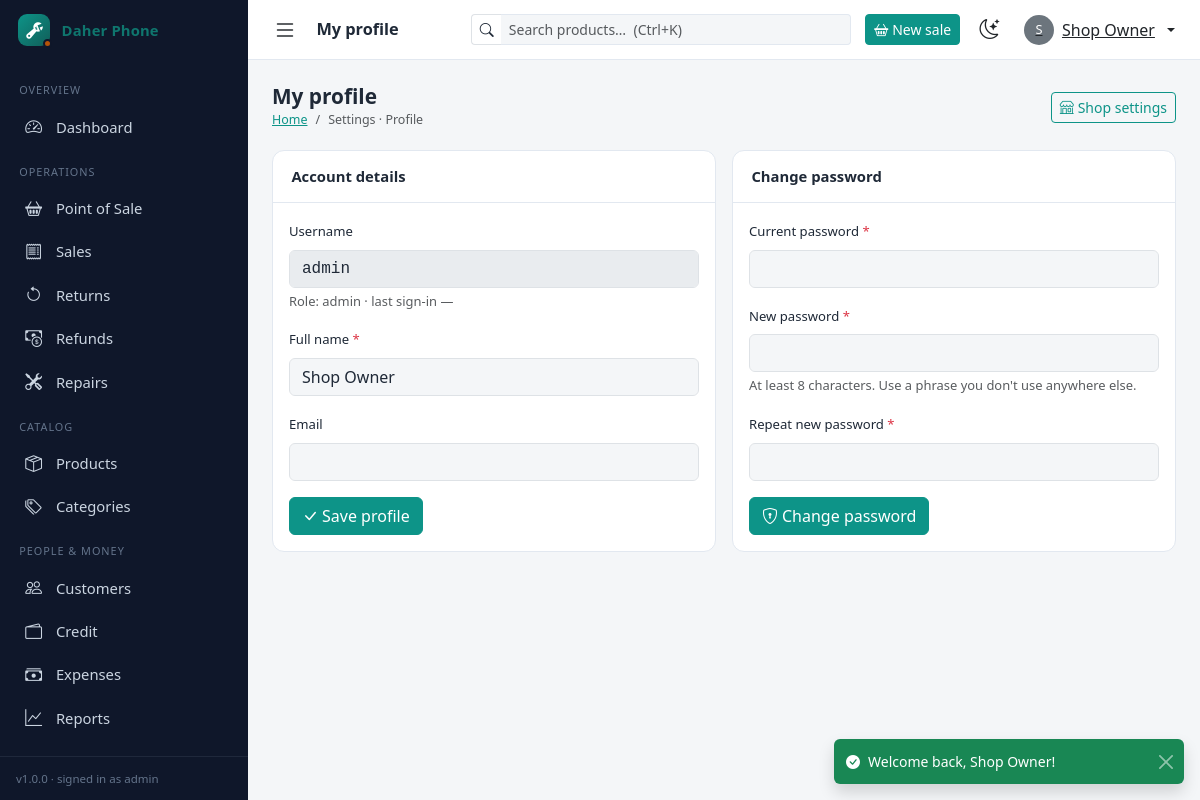
/index.php?r=settings/profile (signed in), run on the app's committed database.
### tables this page shows
CREATE TABLE `users` (
  `id`            INT UNSIGNED     NOT NULL AUTO_INCREMENT,
  `username`      VARCHAR(50)      NOT NULL,
  `password_hash` VARCHAR(255)     NOT NULL,
  `full_name`     VARCHAR(100)     NOT NULL,
  `email`         VARCHAR(150)     NULL,
  `role`          ENUM('admin','staff') NOT NULL DEFAULT 'staff',
  `is_active`     TINYINT(1)       NOT NULL DEFAULT 1,
  `last_login_at` DATETIME         NULL,
  `created_at`    DATETIME         NOT NULL DEFAULT CURRENT_TIMESTAMP,
  PRIMARY KEY (`id`),
  UNIQUE KEY `uq_users_username` (`username`)
);

### app/Core/Controller.php (called while the page is built, shortened)
<?php
abstract class Controller
{
    protected function render(string $view, array $data = [], string $pageTitle = ''): void
    {
        $data['pageTitle'] = $pageTitle !== '' ? $pageTitle : APP_NAME;
        extract($data, EXTR_SKIP);
        require APP_PATH . '/Views/' . $view . '.php';
        require APP_PATH . '/Views/layouts/main.php';
    }
}

### app/Controllers/SettingController.php (called while the page is built, shortened)
<?php
final class SettingController extends Controller
{
    public function profile(): void
    {
        $user = (new User())->find(Auth::id());
        $this->render('settings/profile', ['account' => $user], 'My profile');
    }
}

### app/Core/App.php (called while the page is built, shortened)
<?php
final class App
{
    public function run(): void
    {
        $route = (string) ($_GET['r'] ?? 'dashboard/index');
        [$segment, $actionSlug] = explode('/', $route, 2);
        $action = lcfirst(str_replace(' ', '', ucwords(str_replace('-', ' ', $actionSlug))));
        (new $class())->{$action}();
    }
}

### public/index.php (called while the page is built, shortened)
<?php
spl_autoload_register(static function (string $class): void {
    $prefix = 'App\\';
    if (str_starts_with($class, $prefix)) {
        $relative = substr($class, strlen($prefix));
        $file = APP_PATH . DIRECTORY_SEPARATOR
              . str_replace('\\', DIRECTORY_SEPARATOR, $relative) . '.php';
    }
});
require APP_PATH . '/Core/helpers.php';
(new \App\Core\App())->run();

### app/Core/helpers.php (called while the page is built, shortened)
<?php
function e(mixed $value): string
{
    return htmlspecialchars((string) ($value ?? ''), ENT_QUOTES, 'UTF-8');
}
function url(string $route, array $params = []): string
{
    $qs = $params === [] ? '' : '&' . http_build_query($params);
    return 'index.php?r=' . $route . $qs;
}
function setting(string $key, string $default = ''): string
{
    static $cache = null;
    if ($cache === null) {
        try {
            $rows = \App\Core\Database::pdo()
                ->query('SELECT setting_key, setting_value FROM settings')
                ->fetchAll();
            $cache = array_column($rows, 'setting_value', 'setting_key');
        } catch (Throwable) {
            $cache = [];
        }
    }
    return (string) ($cache[$key] ?? $default);
}
function fmt_date(?string $value, bool $withTime = false): string
{
    if ($value === null || $value === '' || str_starts_with($value, '0000')) {
        return '—';
    }
    $format = setting('date_format', 'd/m/Y') . ($withTime ? ' H:i' : '');
    return date($format, strtotime($value));
}
function old(string $key, mixed $default = ''): string
{
    return e($_SESSION['_old'][$key] ?? $default);
}

### app/Core/Auth.php (called while the page is built, shortened)
<?php
final class Auth
{
    public static function check(): bool
    {
        return isset($_SESSION['user_id']);
    }
    public static function id(): int
    {
        return (int) ($_SESSION['user_id'] ?? 0);
    }
    public static function user(): ?array
    {
        return [
            'id'        => (int) $_SESSION['user_id'],
            'username'  => (string) $_SESSION['username'],
            'full_name' => (string) $_SESSION['full_name'],
            'role'      => (string) $_SESSION['role'],
        ];
    }
    public static function isAdmin(): bool
    {
        return ($_SESSION['role'] ?? '') === 'admin';
    }
}

### app/Core/Model.php (called while the page is built, shortened)
<?php
abstract class Model
{
    protected PDO $db;
    public function __construct()
    {
        $this->db = Database::pdo();
    }
    protected function fetch(string $sql, array $params = []): ?array
    {
        $stmt = $this->db->prepare($sql);
        $stmt->execute($params);
        $row = $stmt->fetch();
        return $row === false ? null : $row;
    }
}

### app/Core/Database.php (called while the page is built, shortened)
<?php
final class Database
{
    private static ?PDO $pdo = null;
    public static function pdo(): PDO
    {
        if (self::$pdo === null) {
            $dsn = sprintf(
                'mysql:host=%s;dbname=%s;charset=utf8mb4',
                DB_HOST,
                DB_NAME
            );
            try {
                self::$pdo = new PDO($dsn, DB_USER, DB_PASS, [
                    PDO::ATTR_ERRMODE            => PDO::ERRMODE_EXCEPTION,
                    PDO::ATTR_DEFAULT_FETCH_MODE => PDO::FETCH_ASSOC,
                    PDO::ATTR_EMULATE_PREPARES   => false,
                ]);
            } catch (PDOException $e) {
                throw new PDOException(
                    'Database connection failed. Check that MySQL is running in the '
                    . 'XAMPP Control Panel and that config/config.php credentials are '
                    . 'correct. Driver said: ' . $e->getMessage()
                );
            }
        }
        return self::$pdo;
    }
}

### app/Models/User.php (called while the page is built, shortened)
<?php
final class User extends Model
{
    public function find(int $id): ?array
    {
        return $this->fetch('SELECT * FROM users WHERE id = :id', ['id' => $id]);
    }
}

### app/Views/settings/profile.php (the view, shortened to what this page needs)
<div class="page-heading">
  <div>
    <h1>My profile</h1>
    <nav aria-label="breadcrumb">
      <ol class="breadcrumb">
        <li class="breadcrumb-item"><a href="<?= url('dashboard/index') ?>">Home</a></li>
        <li class="breadcrumb-item active">Settings · Profile</li>
      </ol>
    </nav>
  </div>
  <?php if (\App\Core\Auth::isAdmin()): ?>
  <a class="btn btn-outline-primary btn-sm" href="<?= url('settings/shop') ?>">
    <i class="bi bi-shop me-1"></i>Shop settings
  </a>
  <?php endif; ?>
</div>
<div class="row g-3">
  <div class="col-lg-6">
    <div class="card">
      <div class="card-header">Account details</div>
      <div class="card-body">
        <form method="post" action="<?= url('settings/save-profile') ?>">
          <div class="mb-3">
            <label class="form-label">Username</label>
            <input class="form-control data" value="<?= e($account['username'] ?? '') ?>" disabled>
            <div class="form-text">Role: <?= e($account['role'] ?? '') ?> ·
              last sign-in <?= e(fmt_date($account['last_login_at'] ?? null, true)) ?></div>
          </div>
          <div class="mb-3">
            <label class="form-label" for="pfName">Full name <span class="text-danger">*</span></label>
            <input class="form-control" id="pfName" name="full_name" required maxlength="100"
                   value="<?= old('full_name', $account['full_name'] ?? '') ?>">
          </div>
          <div class="mb-3">
            <label class="form-label" for="pfEmail">Email</label>
            <input class="form-control" id="pfEmail" name="email" type="email" maxlength="150"
                   value="<?= old('email', $account['email'] ?? '') ?>">
          </div>
          <button class="btn btn-primary" type="submit"><i class="bi bi-check-lg me-1"></i>Save profile</button>
        </form>
      </div>
    </div>
  </div>
  <div class="col-lg-6">
    <div class="card">
      <div class="card-header">Change password</div>
      <div class="card-body">
        <form method="post" action="<?= url('settings/change-password') ?>">
          <div class="mb-3">
            <label class="form-label" for="cpCurrent">Current password <span class="text-danger">*</span></label>
            <input class="form-control" id="cpCurrent" name="current_password" type="password" required>
          </div>
          <div class="mb-3">
            <label class="form-label" for="cpNew">New password <span class="text-danger">*</span></label>
            <input class="form-control" id="cpNew" name="new_password" type="password"
                   required minlength="8">
            <div class="form-text">At least 8 characters. Use a phrase you don't use anywhere else.</div>
          </div>
          <div class="mb-3">
            <label class="form-label" for="cpConfirm">Repeat new password <span class="text-danger">*</span></label>
            <input class="form-control" id="cpConfirm" name="confirm_password" type="password" required>
          </div>
          <button class="btn btn-primary" type="submit"><i class="bi bi-shield-lock me-1"></i>Change password</button>
        </form>
      </div>
    </div>
  </div>
</div>

### app/Views/partials/sidebar.php (shortened to what this page needs)
<?php
$navPendingRepairs = 0;
$navLowStock = 0;
$navDebtors = 0;
try {
    $pdo = Database::pdo();
    $navPendingRepairs = (int) $pdo->query(
        "SELECT COUNT(*) FROM repairs WHERE status IN ('received','diagnosing','repairing','ready')"
    )->fetchColumn();
    $navLowStock = (int) $pdo->query(
        'SELECT COUNT(*) FROM products WHERE is_active = 1 AND quantity <= min_stock'
    )->fetchColumn();
    $navDebtors = (int) $pdo->query(
        "SELECT COUNT(DISTINCT customer_id) FROM sales
         WHERE status = 'completed' AND paid_amount < total AND customer_id IS NOT NULL"
    )->fetchColumn();
} catch (Throwable) {
}
$navSections = [
    'Overview' => [
        ['route' => 'dashboard/index', 'icon' => 'speedometer2', 'label' => 'Dashboard', 'match' => 'dashboard/'],
    ],
    'Operations' => [
        ['route' => 'sales/pos',      'icon' => 'basket2',        'label' => 'Point of Sale', 'match' => 'sales/pos'],
        ['route' => 'sales/index',    'icon' => 'receipt',        'label' => 'Sales',         'match' => 'sales/index|sales/show'],
        ['route' => 'returns/index',  'icon' => 'arrow-counterclockwise', 'label' => 'Returns', 'match' => 'returns/'],
        ['route' => 'refunds/index',  'icon' => 'cash-coin',      'label' => 'Refunds',       'match' => 'refunds/'],
        ['route' => 'repairs/index',  'icon' => 'tools',          'label' => 'Repairs',       'match' => 'repairs/', 'badge' => $navPendingRepairs],
    ],
    'Catalog' => [
        ['route' => 'products/index',   'icon' => 'box-seam',   'label' => 'Products',   'match' => 'products/', 'badge' => $navLowStock, 'badgeColor' => 'warning'],
        ['route' => 'categories/index', 'icon' => 'tags',       'label' => 'Categories', 'match' => 'categories/'],
    ],
    'People & Money' => [
        ['route' => 'customers/index', 'icon' => 'people',        'label' => 'Customers', 'match' => 'customers/'],
        ['route' => 'credit/index',    'icon' => 'wallet2',       'label' => 'Credit', 'match' => 'credit/', 'badge' => $navDebtors, 'badgeColor' => 'danger'],
        ['route' => 'expenses/index',  'icon' => 'cash-stack',    'label' => 'Expenses',  'match' => 'expenses/'],
        ['route' => 'reports/index',   'icon' => 'graph-up',      'label' => 'Reports',   'match' => 'reports/'],
    ],
    'System' => [
        ['route' => 'settings/profile', 'icon' => 'gear', 'label' => 'Settings', 'match' => 'settings/'],
    ],
];
if (Auth::isAdmin()) {
    $navSections['System'][] = ['route' => 'backup/index', 'icon' => 'database-down', 'label' => 'Backup', 'match' => 'backup/'];
}
?>
<aside class="app-sidebar">
  <a class="sidebar-brand" href="<?= url('dashboard/index') ?>">
    <span class="brand-mark"><i class="bi bi-wrench-adjustable"></i></span>
    <span class="brand-name"><?= e(setting('shop_name', APP_NAME)) ?></span>
  </a>
  <nav class="sidebar-nav">
    <?php foreach ($navSections as $heading => $items): ?>
      <div class="sidebar-heading"><?= e($heading) ?></div>
      <?php foreach ($items as $item):
          $isActive = (bool) preg_match('~^(' . $item['match'] . ')~', $currentRoute);
      ?>
      <a class="sidebar-link<?= $isActive ? ' active' : '' ?>"
         href="<?= url($item['route']) ?>" title="<?= e($item['label']) ?>">
        <i class="bi bi-<?= e($item['icon']) ?>"></i>
        <span><?= e($item['label']) ?></span>
      </a>
      <?php endforeach; ?>
    <?php endforeach; ?>
  </nav>
  <div class="sidebar-foot">
    v<?= e(APP_VERSION) ?> · signed in as <?= e($user['username'] ?? '') ?>
  </div>
</aside>

### app/Views/partials/topbar.php (shortened to what this page needs)
<header class="app-topbar">
  <button class="btn btn-link text-body p-1" id="sidebarToggle" type="button"
          aria-label="Toggle navigation">
    <i class="bi bi-list fs-4"></i>
  </button>
  <h1 class="topbar-title d-none d-sm-block"><?= e($pageTitle) ?></h1>
  <form class="topbar-search ms-auto flex-grow-1 d-none d-md-block"
        action="index.php" method="get">
    <div class="input-group input-group-sm">
      <span class="input-group-text bg-transparent border-end-0"><i class="bi bi-search"></i></span>
      <input type="search" name="q" id="globalSearch" class="form-control border-start-0"
             placeholder="Search products…  (Ctrl+K)" value="">
    </div>
  </form>
  <a href="<?= url('sales/pos') ?>" class="btn btn-primary btn-sm d-none d-sm-inline-flex align-items-center gap-1 no-print">
    <i class="bi bi-basket2"></i> New sale
  </a>
  <button class="btn btn-link text-body p-1" id="themeToggle" type="button"
          aria-label="Toggle dark mode" title="Toggle dark mode">
    <i class="bi bi-moon-stars fs-5" id="themeToggleIcon"></i>
  </button>
  <div class="dropdown">
    <button class="btn btn-link text-body p-1 dropdown-toggle d-flex align-items-center gap-2"
            data-bs-toggle="dropdown" aria-expanded="false" type="button">
      <span class="d-inline-grid place-items-center rounded-circle text-bg-secondary"
            style="width:30px;height:30px;display:inline-grid;place-items:center;font-size:0.8rem;">
        <?= e(strtoupper(substr($user['full_name'] ?? 'U', 0, 1))) ?>
      </span>
      <span class="d-none d-lg-inline"><?= e($user['full_name'] ?? '') ?></span>
    </button>
  </div>
</header>

### data on the page
users: username "admin", full_name "S", full_name "Shop Owner", role "admin", last_login_at "—"

### other printed values
setting('shop_name', APP_NAME) "Daher Phone"
$heading "OVERVIEW"
$item['label'] "Dashboard"
$heading "OPERATIONS"
$item['label'] "Point of Sale"
$item['label'] "Sales"
$item['label'] "Returns"
$item['label'] "Refunds"
$item['label'] "Repairs"
$heading "CATALOG"
$item['label'] "Products"
$item['label'] "Categories"
$heading "PEOPLE & MONEY"
$item['label'] "Customers"
$item['label'] "Credit"
